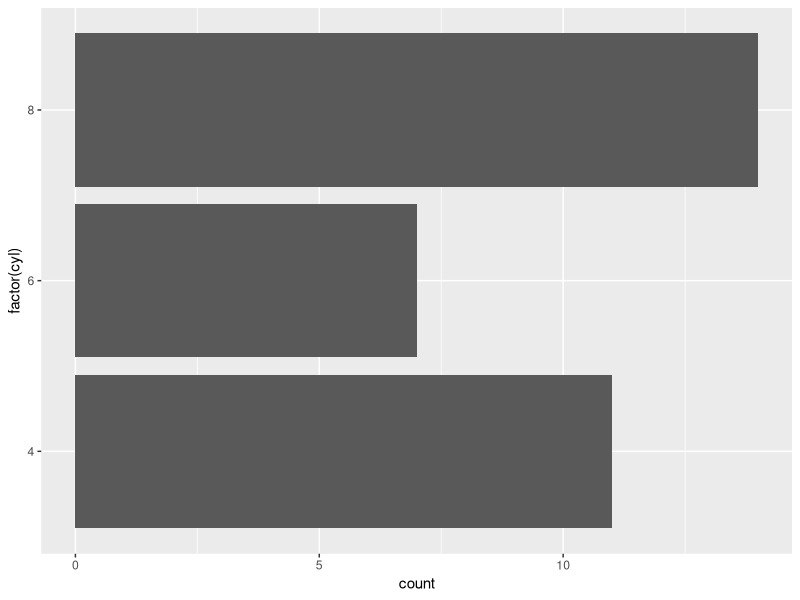

This figure's R source:
# SETUP: library(ggplot2)
# NL: using mtcars, make a horizontal bar chart showing the count of cars for each cylinder count
library(ggplot2)
ggplot(mtcars, aes(x = factor(cyl))) + geom_bar() + coord_flip()
